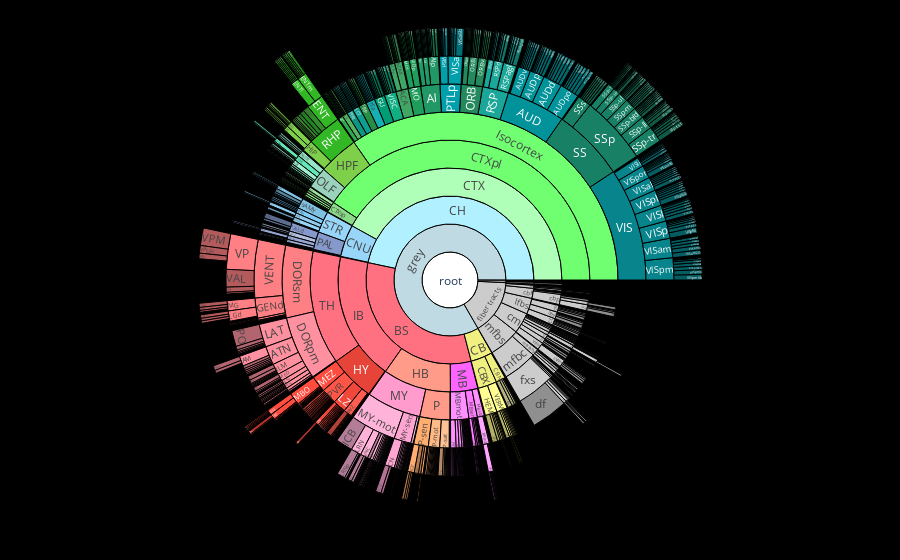

Notebook code cell kept with this figure:
### Code cell
import pandas as pd
import json
import numpy as np
import plotly.graph_objects as go

# Read both datasets
df1 = pd.read_csv('Fed.csv')
df2 = pd.read_csv('FastRefeed.csv')

# Rename the density column in both datasets for clarity
df1.rename(columns={'density (cells/mm^3)': 'density_Fed'}, inplace=True)
df2.rename(columns={'density (cells/mm^3)': 'density_FastRefeed'}, inplace=True)

# Merge the two datasets on 'acronym' column
df = pd.merge(df1, df2, on='acronym', how='outer')  # 'outer' ensures that all acronyms from both datasets are included

# Calculate the ratio
df['density_ratio'] = df['density_FastRefeed'] / df['density_Fed']

# Handle any potential division by zero or infinity
df['density_ratio'].replace([np.inf, -np.inf], np.nan, inplace=True)

# Load the JSON file
with open('structures.json', 'r') as f:
    data = json.load(f)

# Prepare data for the tree
labels = [item['acronym'] for item in data if item['acronym'] in df['acronym'].values]
parents = ['' if len(item['structure_id_path']) == 1 else next((i['acronym'] for i in data if i['id'] == item['structure_id_path'][-2])) for item in data if item['acronym'] in df['acronym'].values]

# Match acronyms with ratio values from the merged DataFrame
ratios = [df.loc[df['acronym'] == acronym, 'density_ratio'].iloc[0] for acronym in labels]

colors = ['rgb{}'.format(tuple(item['rgb_triplet'])) for item in data if item['acronym'] in df['acronym'].values]

# Create a Plotly figure
fig = go.Figure(go.Sunburst(
    labels=labels,
    parents=parents,
    values=ratios,
    marker=dict(colors=colors),
    hovertemplate='<b>%{label}</b><br>Density Ratio (FastRefeed/Fed): %{value}<extra></extra>',  # Customize hover text
))

fig.update_layout(
    margin=dict(t=0, l=0, r=0, b=0),  
    plot_bgcolor='black',
    paper_bgcolor='black'
)
fig.show()

### Figure 1 — Plotly figure (JSON) as saved in the notebook; plotly's stock layout.template omitted (floating-point values rounded to 4 significant figures; data arrays with more than 128 entries replaced by an {"elided": "..."} marker saying what was removed)
{"data": [{"hovertemplate": "<b>%{label}</b><br>Density Ratio (FastRefeed/Fed): %{value}<extra></extra>", "labels": {"elided": "839 str values"}, "marker": {"colors": {"elided": "839 str values"}}, "parents": {"elided": "839 str values"}, "values": {"elided": "839 float values"}, "type": "sunburst"}], "layout": {"margin": {"t": 0, "l": 0, "r": 0, "b": 0}, "plot_bgcolor": "black", "paper_bgcolor": "black"}}
